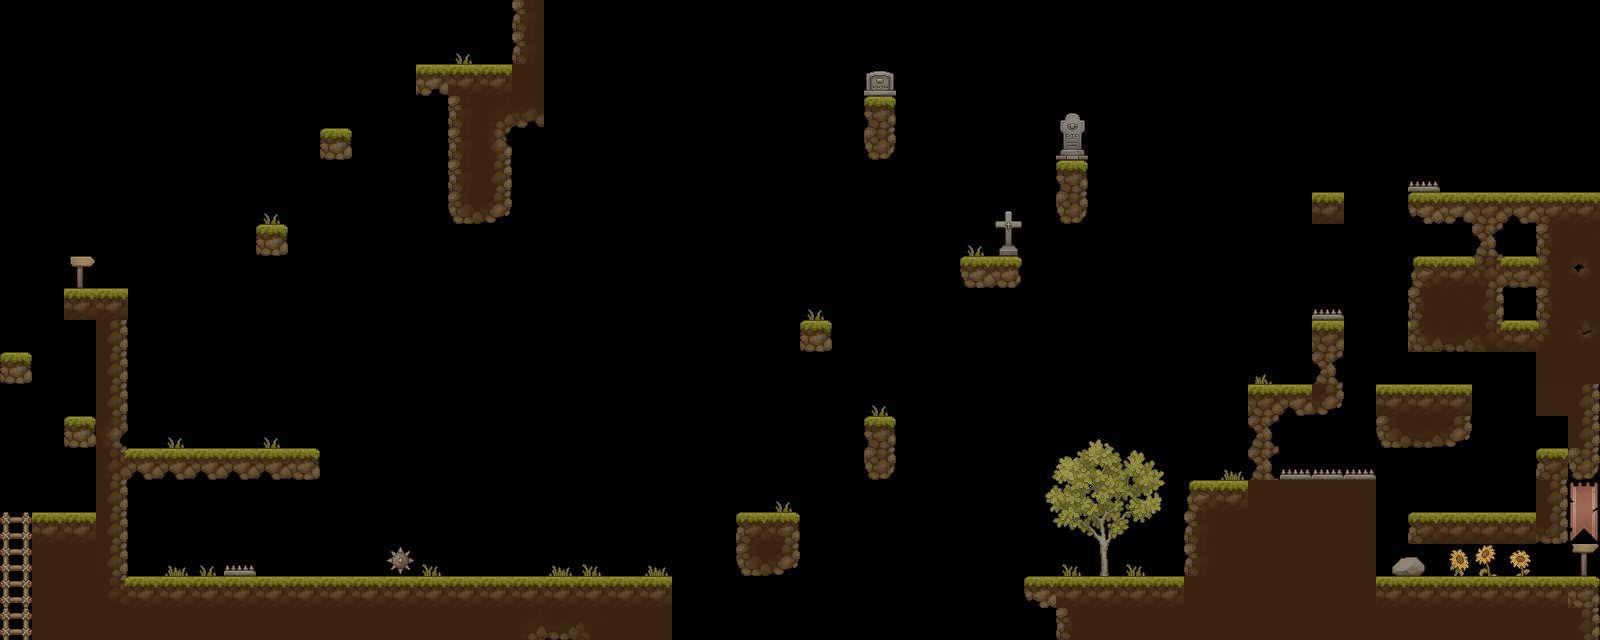

This is a level from a 2D game, rendered from its Tiled map with the project's own tilesets. A one-line summary and the complete map file follow:
An orthogonal 50x20 tile map with 32x32 px tiles, 1 tile layer (Tilelaag 1), 2 tilesets and 50 objects (34x platform, 8x coin, 5x obstacle, 2x enemy, exit_trigger).

<map version="1.0" tiledversion="1.0.1" orientation="orthogonal" renderorder="right-down" width="50" height="20" tilewidth="32" tileheight="32" nextobjectid="131">
 <tileset firstgid="1" name="TX Tileset Ground" tilewidth="32" tileheight="32" tilecount="256" columns="16">
  <image source="TX Tileset Ground.png" width="512" height="512" />
 </tileset>
 <tileset firstgid="257" name="TX Village Props" tilewidth="32" tileheight="32" tilecount="1024" columns="32">
  <image source="TX Village Props.png" width="1024" height="1024" />
 </tileset>
 <layer name="Tilelaag 1" width="50" height="20">
  <data encoding="csv">
0,0,0,0,0,0,0,0,0,0,0,0,0,0,0,0,181,0,0,0,0,0,0,0,0,0,0,0,0,0,0,0,0,0,0,0,0,0,0,0,0,0,0,0,0,0,0,0,0,0,
0,0,0,0,0,0,0,0,0,0,0,0,0,0,783,0,181,0,0,0,0,0,0,0,0,0,0,0,0,0,0,0,0,0,0,0,0,0,0,0,0,0,0,0,0,0,0,0,0,0,
0,0,0,0,0,0,0,0,0,0,0,0,0,56,88,150,166,0,0,0,0,0,0,0,0,0,0,431,0,0,0,0,0,0,0,0,0,0,0,0,0,0,0,0,0,0,0,0,0,0,
0,0,0,0,0,0,0,0,0,0,0,0,0,0,17,126,154,0,0,0,0,0,0,0,0,0,0,8,0,0,0,0,0,401,0,0,0,0,0,0,0,0,0,0,0,0,0,0,0,0,
0,0,0,0,0,0,0,0,0,0,131,0,0,0,17,185,0,0,0,0,0,0,0,0,0,0,0,24,0,0,0,0,0,433,0,0,0,0,0,0,0,0,0,0,0,0,0,0,0,0,
0,0,0,0,0,0,0,0,0,0,0,0,0,0,17,19,0,0,0,0,0,0,0,0,0,0,0,0,0,0,0,0,0,8,0,0,0,0,0,0,0,0,37,38,378,40,41,42,43,44,
0,0,0,0,0,0,0,0,783,0,0,0,0,0,21,22,0,0,0,0,0,0,0,0,0,0,0,0,0,0,0,403,0,24,52,0,0,0,0,0,0,150,53,54,55,56,57,58,59,60,
0,0,0,0,0,0,0,0,131,0,0,0,0,0,0,0,0,0,0,0,0,0,0,0,0,0,0,0,0,0,783,435,0,0,0,0,0,0,0,0,0,0,69,70,71,72,73,74,75,76,
0,0,302,0,0,0,0,0,0,0,0,0,0,0,0,0,0,0,0,0,0,0,0,0,0,0,0,0,0,0,10,11,12,0,0,0,0,0,0,0,0,0,0,86,87,88,89,90,91,92,
0,0,150,150,0,0,0,0,0,0,0,0,0,0,0,0,0,0,0,0,0,0,0,0,0,783,0,0,0,0,0,0,0,0,0,0,0,0,0,0,0,378,0,102,103,104,105,106,107,108,
0,0,0,19,0,0,0,0,0,0,0,0,0,0,0,0,0,0,0,0,0,0,0,0,0,131,0,0,0,0,0,0,0,0,0,0,0,0,0,0,0,57,52,0,119,120,121,122,123,124,
131,0,0,19,0,0,0,0,0,0,0,0,0,0,0,0,0,0,0,0,0,0,0,0,4,0,0,0,0,0,0,0,0,0,0,0,0,0,0,749,0,73,74,134,0,136,0,0,139,140,
0,0,0,19,0,0,0,0,0,0,0,0,0,0,0,0,0,0,0,0,0,0,0,0,20,0,0,783,0,0,0,0,0,0,0,0,0,0,0,57,58,22,0,150,60,152,366,0,18,19,
0,0,131,201,0,783,0,0,783,0,0,0,0,0,0,0,0,0,0,0,0,0,0,0,0,0,0,8,0,0,0,0,726,727,728,729,730,0,0,73,0,0,0,21,34,22,366,170,171,19,
0,0,0,217,58,58,58,58,58,195,0,0,0,0,0,0,0,0,0,0,0,0,0,0,0,0,0,24,0,0,0,0,758,759,760,761,762,0,750,73,378,378,378,0,366,366,366,186,187,24,
646,0,0,19,0,0,0,0,0,0,0,0,0,0,0,0,0,0,0,0,0,0,0,0,783,0,0,0,0,0,0,0,790,791,792,793,794,87,88,166,166,184,184,0,0,0,0,202,19,501,
678,60,61,19,0,0,0,0,0,0,0,0,0,0,0,0,0,0,0,0,0,0,0,5,6,0,0,0,0,0,0,0,822,823,824,825,826,181,166,166,166,166,184,0,1,2,2,2,35,533,
710,166,166,19,0,750,783,378,0,0,0,0,380,781,0,0,0,750,781,0,750,0,0,21,22,0,0,0,0,0,0,0,0,781,856,781,858,181,166,166,166,166,184,634,635,542,541,540,0,301,
742,166,166,94,95,61,61,61,61,61,61,61,61,61,61,61,61,61,61,61,61,0,0,0,0,0,0,0,0,0,0,0,55,61,61,61,61,166,166,166,166,166,184,61,61,61,61,61,61,64,
678,166,166,166,166,166,166,166,166,166,166,166,166,166,166,166,65,66,67,166,166,0,0,0,0,0,0,0,0,0,0,0,0,103,166,166,166,166,166,166,166,166,166,166,166,166,166,166,166,81
</data>
 </layer>
 <objectgroup name="Objectlaag 1">
  <object id="2" type="enemy" x="456" y="492" width="50" height="83">
   <properties>
    <property name="patrolEndX" type="int" value="732" />
   </properties>
  </object>
  <object id="10" type="obstacle" x="223" y="562" width="32.6667" height="14.6667" />
  <object id="11" type="obstacle" x="223" y="562" width="32.6667" height="14.6667" />
  <object id="15" type="obstacle" x="385.5" y="553.5" width="32.6667" height="14.6667" />
  <object id="31" type="coin" x="480" y="31.6364" width="32" height="32.3636" />
  <object id="37" type="coin" x="127.333" y="543.636" width="32" height="32.3636" />
  <object id="46" type="exit_trigger" x="1568.5" y="536" width="28.5" height="40.5" />
  <object id="48" type="platform" x="64.6667" y="288.667" width="64" height="29.3333" />
  <object id="49" type="platform" x="-0.500017" y="350.833" width="32.6667" height="33.5" />
  <object id="51" type="platform" x="94.3333" y="323.333" width="32.6667" height="284" />
  <object id="52" type="platform" x="127.167" y="449.5" width="191.167" height="29.5" />
  <object id="54" type="platform" x="64.9165" y="418.25" width="29.167" height="29.5" />
  <object id="56" type="platform" x="33.9165" y="510.75" width="61.167" height="124.5" />
  <object id="58" type="platform" x="258.916" y="225.5" width="29.167" height="26.5" />
  <object id="59" type="platform" x="417.416" y="64.75" width="94.167" height="30.5" />
  <object id="60" type="platform" x="322.416" y="129.25" width="29.167" height="26.5" />
  <object id="61" type="platform" x="122.417" y="578.25" width="549.167" height="29.5" />
  <object id="62" type="platform" x="637.667" y="608" width="32.6667" height="30" />
  <object id="63" type="platform" x="736.167" y="512.5" width="62" height="60.3333" />
  <object id="64" type="platform" x="863" y="96.333" width="32" height="64.3333" />
  <object id="65" type="platform" x="958" y="257.333" width="64" height="29.3333" />
  <object id="67" type="platform" x="1024.25" y="579.333" width="162" height="29.3333" />
  <object id="90" type="platform" x="867.333" y="415.667" width="27.3333" height="63.3333" />
  <object id="93" type="platform" x="802.333" y="321.833" width="27.3333" height="29.3333" />
  <object id="95" type="enemy" x="190" y="129.5" width="50" height="83">
   <properties>
    <property name="patrolEndX" type="int" value="732" />
   </properties>
  </object>
  <object id="97" type="platform" x="513.917" y="0.75" width="30.167" height="125.5" />
  <object id="98" type="platform" x="449.916" y="95.25" width="60.167" height="125.5" />
  <object id="99" type="obstacle" x="1312.83" y="308.833" width="31.3333" height="10.3333" />
  <object id="100" type="platform" x="1185" y="479.583" width="190" height="125.833" />
  <object id="101" type="platform" x="1247.58" y="385.083" width="34.1667" height="93.833" />
  <object id="102" type="platform" x="1281.25" y="384.584" width="61" height="31.833" />
  <object id="103" type="platform" x="1312.75" y="323.084" width="30.5" height="59.333" />
  <object id="107" type="platform" x="1311" y="192.084" width="33" height="31.833" />
  <object id="108" type="platform" x="1374.5" y="383.584" width="95.5" height="64.833" />
  <object id="110" type="platform" x="1408.5" y="512.083" width="158.5" height="31.833" />
  <object id="111" type="platform" x="1536.5" y="449.584" width="31.5" height="62.333" />
  <object id="112" type="platform" x="1536.5" y="194.084" width="61" height="221.833" />
  <object id="113" type="platform" x="1474" y="192.584" width="62.5" height="157.333" />
  <object id="114" type="platform" x="1568" y="417.084" width="32.5" height="61.333" />
  <object id="115" type="platform" x="1376.5" y="574.583" width="221.5" height="63.833" />
  <object id="116" type="coin" x="1472" y="160.5" width="31" height="29.5" />
  <object id="119" type="coin" x="1439.5" y="160.25" width="31" height="29.5" />
  <object id="120" type="coin" x="1537" y="160.25" width="31" height="29.5" />
  <object id="121" type="coin" x="1569" y="160.25" width="31" height="29.5" />
  <object id="122" type="coin" x="1504.5" y="160.25" width="31" height="29.5" />
  <object id="124" type="platform" x="1408.25" y="192.334" width="66" height="31.333" />
  <object id="125" type="platform" x="1408.75" y="256.334" width="64" height="93.333" />
  <object id="126" type="obstacle" x="1281.33" y="469.333" width="94.8333" height="10.3333" />
  <object id="127" type="coin" x="1536.5" y="415" width="32" height="32" />
  <object id="130" type="platform" x="1055" y="159.833" width="32.5" height="62.3333" />
 </objectgroup>
</map>
